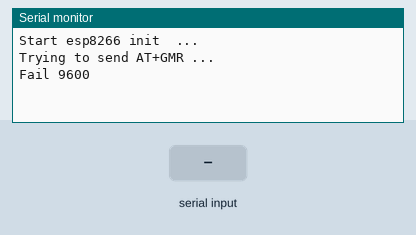
Simulated run of this sketch. Board: Arduino Uno, built with avr-gcc and run on an emulated ATmega328P. Shown: the last lines printed to the serial monitor. The test bench sets the inputs (shaded band). The modem accepts every AT command (registered, SIM ready, sends succeed) and sends nothing else.

Above: at 9.2 s.
9.3 s: "1" received over the second serial link
At 9.6 s:
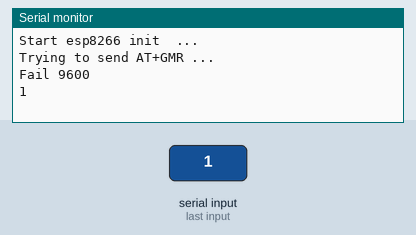
10.8 s: "0" received over the second serial link
At 12.0 s:
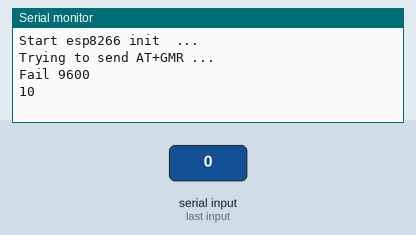

Measured:
- after the input at 9.3 s, the serial monitor: prints a new line at once (image 1)
- after the input at 10.8 s, the serial monitor: prints a new line at once (image 2)

The sketch:

esp8266_init.ino
```cpp
/**

   init esp8266 to 9600 bauds

   This program will create a pass-through serial connection to the ESP module. This makes it possible to send AT commands to the device.
   For a new device, you might have to try several connections speeds! (see comment at line 54: "your esp's baud rate might be different")
   Open the Serial Monitor (Tools>Serial Monitor) to send AT-commands.

   Build circuit as detailed here: https://home.et.utwente.nl/slootenvanf/2018/03/17/connect-esp8266-control-blynk/
   Make sure the ESP module gets its own separate power supply of 3.3V

   In the serial monitor set the speed to 115200 (to match the speed set at line 52).
   This program will try sending the command AT+GMR first.
   Does that produce readable information? Then proceed to "Initialize a new device".
   If not, adjust the speed at line 54, upload again and see what happens.

   Initialize a new device:
   Send:
   AT+RST                         # Reset
   AT+UART_DEF=9600,8,1,0,0       # Default baud to 9600,N,8,1,no flow ctl

   After this, set the speed at line 54 to 9600 (only if you changed it), and upload again to send the remaining commands:

   AT+CWMODE=1                    # Station mode (client)
   ATE0                           # Command echo off

   Other commands (which you do not neeed now!)
   Show version info: AT+GMR
   Set it to different speed: AT+UART_DEF=9600,8,1,0,0 (then update sketch) (https://arduino.stackexchange.com/questions/38289/at-command-is-not-responding-on-serial-monitor)
   Search Access Points: AT+CWLAP
   Connect to WIFI: AT+CWJAP="Your Wifi Name","Your Wifi Password"
   Check Allocated Ip: AT+CIFSR

   If this returns an error, the module maybe configured as an access point, try searching for Wifi networks on your laptop, it might show up there, eg. as "AI-THINKER_A3ECE2"
   To turn it into a client and connect to a Wifi network:

   http://www.electronicslovers.com/2017/11/learn-how-to-setup-wifi-module-EspSerial.html

   Code based on https://forum.arduino.cc/index.php?topic=406354.0
   AT command reference: https://room-15.github.io/blog/2015/03/26/EspSerial-at-command-reference/

*/

String NomduReseauWifi = "baleinou"; // Garder les guillements
String MotDePasse      = "tagada1956"; // Garder les guillements


// Connect the TX line from the ESP module to the Arduino's pin 9
// and the RX line from the ESP module to the Arduino's pin 8
// Emulate EspSerial on pins 8/9 if not present

#include "SoftwareSerial.h"
SoftwareSerial ESP8266(9, 8); // RXPin, TXpin seen from arduino TX/RX for esp8266

long int baudrate[] = {9600, 57600, 76800, 115200};

void setup() {

  Serial.begin(9600);
  Serial.println("Start esp8266 init  ...");
  char readReplay[] = "version";
  delay(2000);
  //
  // when bauderate found:
  long int baudrate0 = 9600;
  ESP8266.begin(baudrate0);
  delay(2000);
  Serial.println("Trying to send AT+GMR ...");
  ESP8266.println("AT+GMR");
  delay(3000);
  if (ESP8266.find(readReplay))
  {
    Serial.println("Success " + String(baudrate0));
    ESP8266.println("AT+UART_DEF=9600,8,1,0,0");
  }
  else {
    Serial.println("Fail " + String(baudrate0));
  }

  //delay(2000);
  // rsearch of baudrate
  //  for ( int i = 0; i < 4; i++)
  //  {
  //    Serial.println("try baudrate  ..." + String(baudrate[i]));
  //    ESP8266.begin(baudrate[i]); // your esp's baud rate might be different 9600, 57600, 76800 or 115200
  //    delay(2000);
  //    Serial.println("Trying to send AT+GMR ...");
  //    ESP8266.println("AT+GMR");
  //    //delay(2000);
  //    if (ESP8266.find(readReplay))
  //    {
  //      Serial.println("Success " + String(baudrate[i]));
  //      // break;
  //    }
  //    else {
  //      Serial.println("Fail " + String(baudrate[i]));
  //    }
  //  }

  //initESP8266();
}

void recoitDuESP8266(const int timeout)
{
  String reponse = "";
  long int time = millis();
  while ( (time + timeout) > millis())
  {
    while (ESP8266.available())
    {
      char c = ESP8266.read();
      reponse += c;
    }
  }
  Serial.print(reponse);
}
void initESP8266()
{
  Serial.println("**********************************************************");
  Serial.println("**************** DEBUT DE L'INITIALISATION ***************");
  Serial.println("**********************************************************");
  envoieAuESP8266("AT+RST");
  recoitDuESP8266(2000);
  Serial.println("**********************************************************");
  envoieAuESP8266("AT+CWMODE=1");
  recoitDuESP8266(5000);
  Serial.println("**********************************************************");
  envoieAuESP8266("AT+CWJAP=\"" + NomduReseauWifi + "\",\"" + MotDePasse + "\"");
  recoitDuESP8266(10000);
  Serial.println("**********************************************************");
  envoieAuESP8266("AT+CIFSR");
  recoitDuESP8266(1000);
  Serial.println("**********************************************************");
  envoieAuESP8266("AT+CIPMUX=1");
  recoitDuESP8266(1000);
  Serial.println("**********************************************************");
  envoieAuESP8266("AT+CIPSERVER=1,80");
  recoitDuESP8266(1000);
  Serial.println("**********************************************************");
  Serial.println("***************** INITIALISATION TERMINEE ****************");
  Serial.println("**********************************************************");
  Serial.println("");
}

/****************************************************************/
/*        Fonction qui envoie une commande à l'ESP8266          */
/****************************************************************/
void envoieAuESP8266(String commande)
{
  ESP8266.println(commande);
}
void loop() {

  //  ESP8266.println("AT+GMR");
  //    delay(5000);

  if (ESP8266.available()) // check if the ESP module is sending a message
  {
    while (ESP8266.available())
    {
      // The esp has data so display its output to the serial window
      char c = ESP8266.read(); // read the next character.
      Serial.write(c);
    }
  }

  if (Serial.available()) // check if connection through Serial Monitor from computer is available
  {
    // the following delay is required because otherwise the arduino will read the first letter of the command but not the rest
    // In other words without the delay if you use AT+RST, for example, the Arduino will read the letter A send it, then read the rest and send it
    // but we want to send everything at the same time.
    delay(1000);

    String command = "";

    while (Serial.available()) // read the command character by character
    {
      // read one character
      command += (char)Serial.read();
    }
    ESP8266.println(command); // send the read character to the Esp module
  }
}
```
